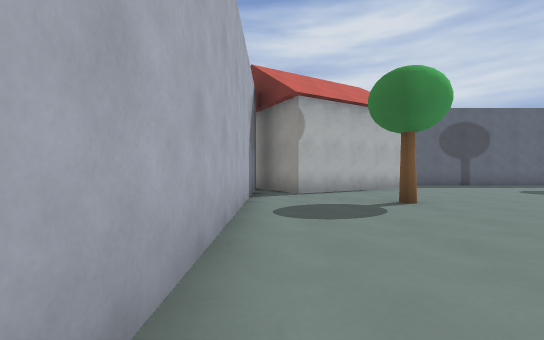
view 1 (above)

24 first-person views from a walk through a level from a Godot 3-D game. The camera is 1.2 m above the floor, looks level and sees 90° across. The floor is counted in squares, 2 m on a side. Each view is taken from the middle of a square. On the plan, view 1 faces up. The plan holds only what a view shows up to about 9 squares ahead; the rest is blank. The place goes on beyond the plan. Characters and animated objects are not drawn.

view 2
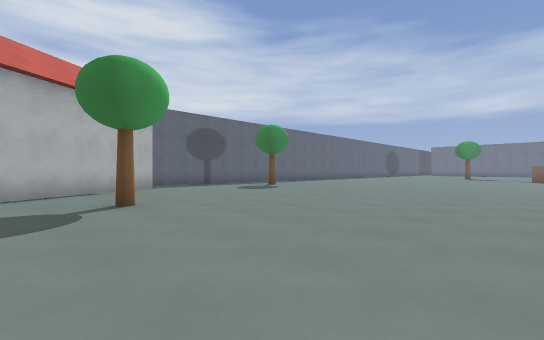

view 3
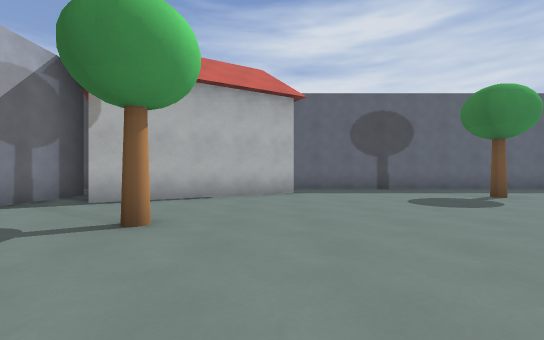

view 4
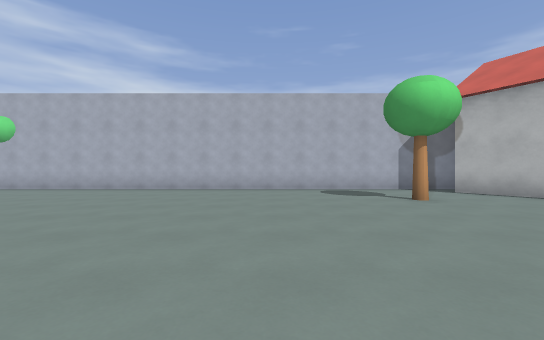

view 5
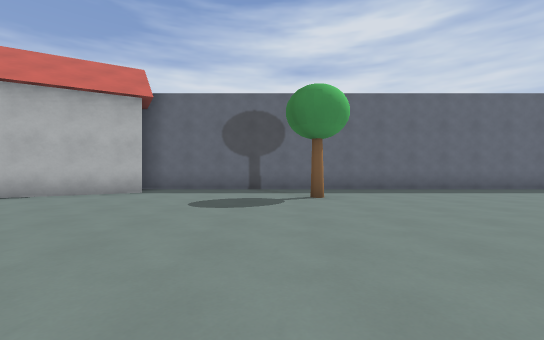

view 6
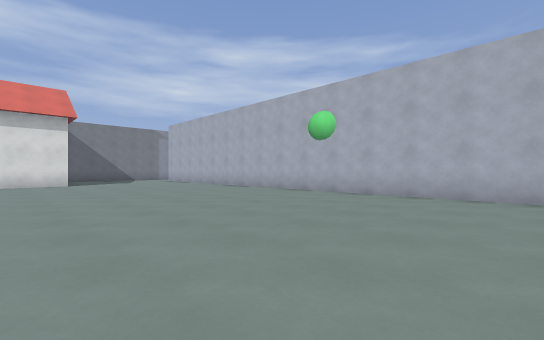

view 7
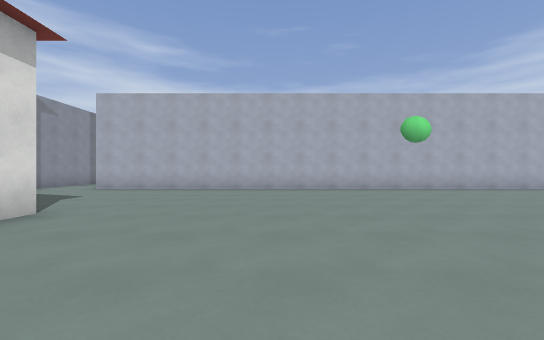

view 8
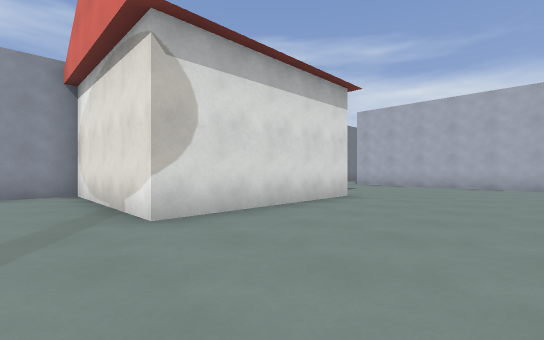

view 9
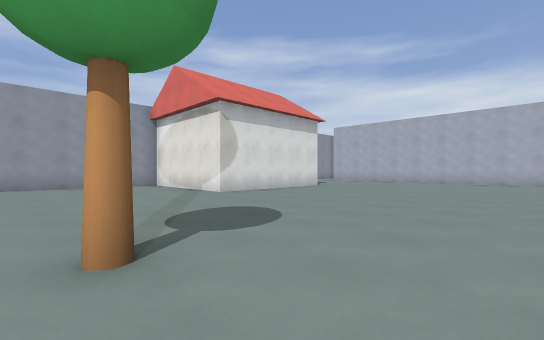

view 10
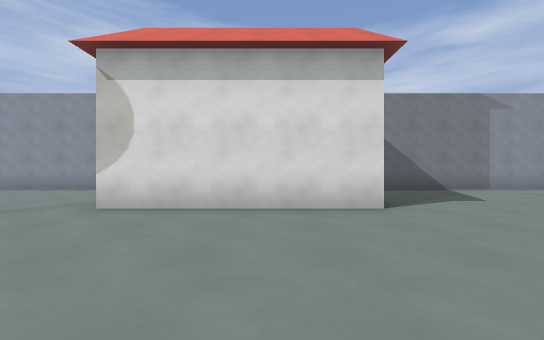

view 11
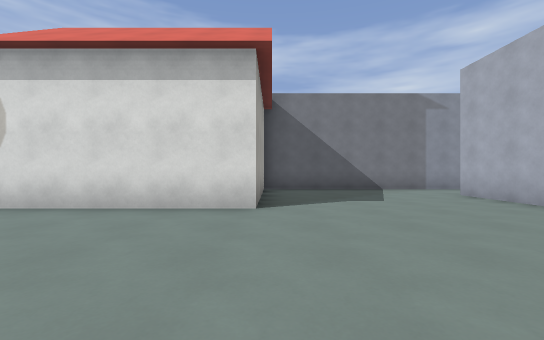

view 12
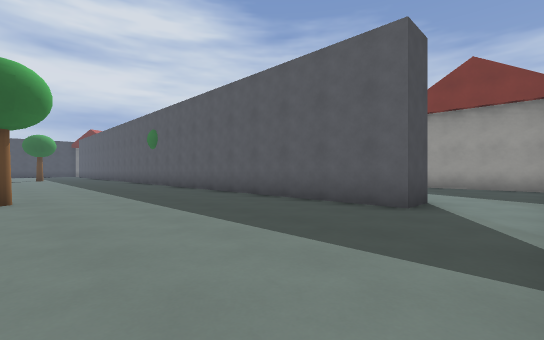

view 13
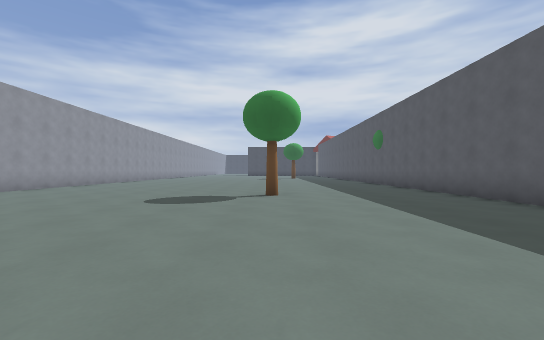

view 14
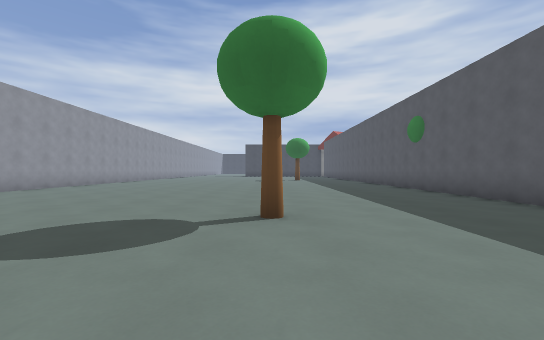

view 15
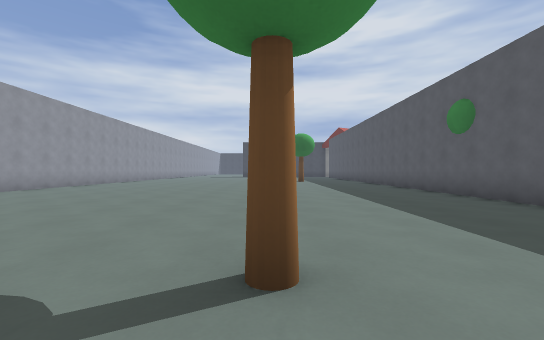

view 16
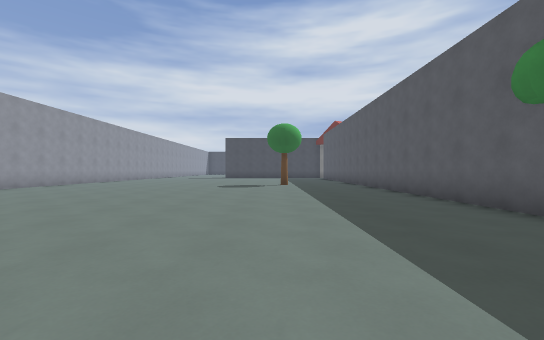

view 17
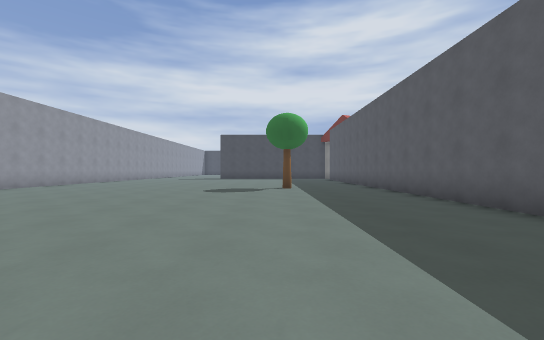

view 18
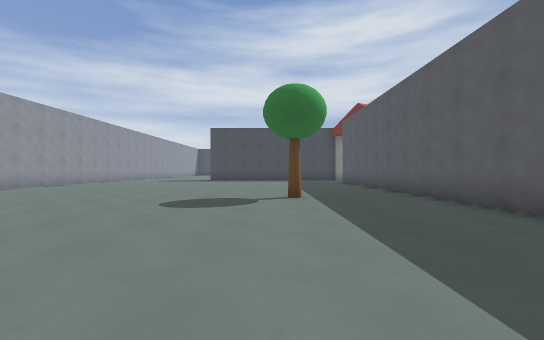

view 19
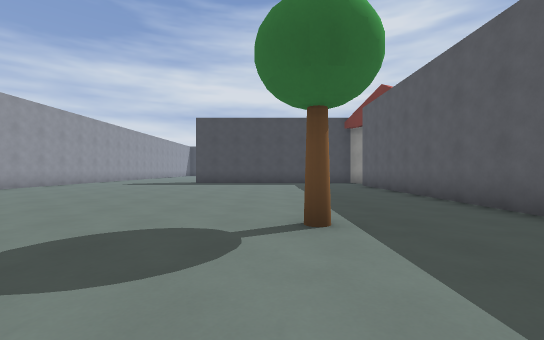

view 20
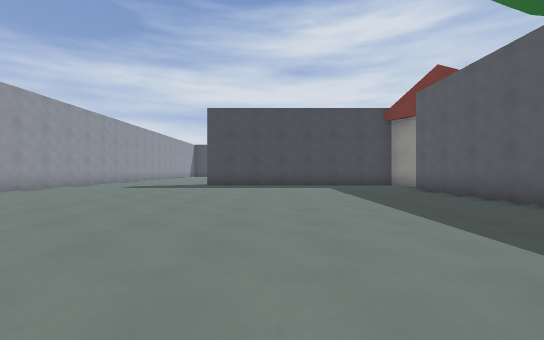

view 21
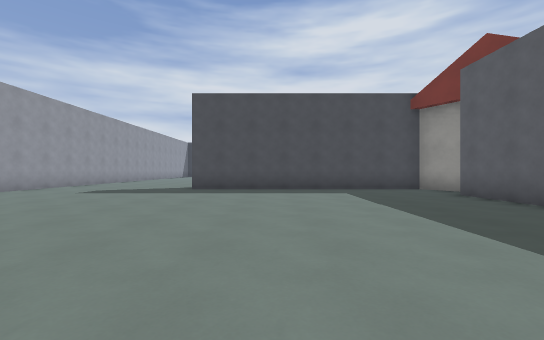

view 22
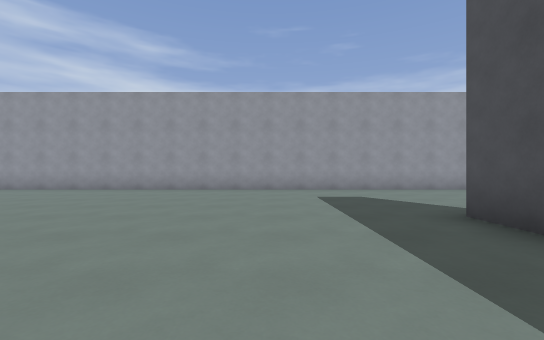

view 23
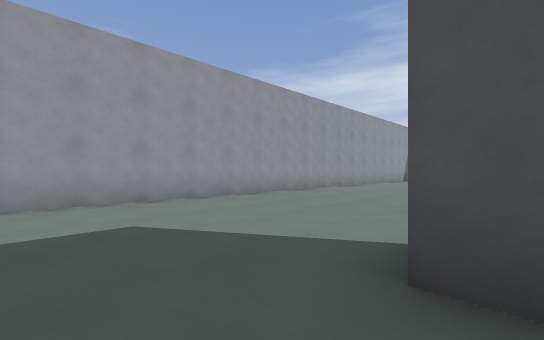

view 24
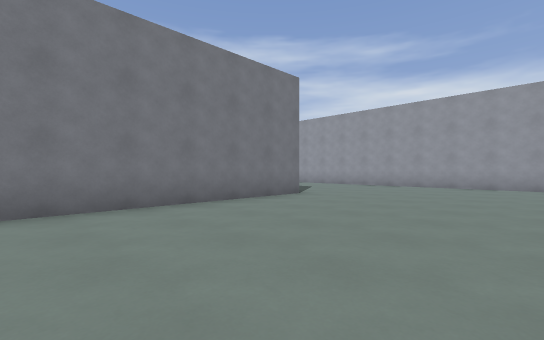

### Floor plan
Key: @ floor where view 1 was taken; # wall or solid block; . floor; T tree; O other object.
Columns run from 14 left of view 1 to 13 right of it. Each row starts with its distance up from view 1.
 16 #...........
 15 #...........
 14 #...........
 13 #...........
 12 #...........
 11 #.....#######O   O##########
 10 #............O OOOO.........
  9 #.............OOOOO.........
  8 #............#OOO......T....
  7 #............#.O............
  6 #............#.............
  5 #............#..T.........
  4 #............#...........
  3 #............#............
  2 #............#.............
  1 #........T...#..............
  0 #............#@.............
 -1 #............#......
 -2 #............#.......
 -3 # ...........#.......
 -4 #............#.......
 -5 #............#.......
 -6 #............T.......
 -7 #............T.......
 -8 #............#..............
 -9 #............#..............
-10 #............#............T.
-11 #............#..............
-12   ......T....#..............
-13    ..........#..............
-14     .........#..............
-15      ........#.....OOOO.....
-16       .......#.....OOOO.....
-17        ............O  O.....
-18         ...........O  O.....
-19            ########    #####

Where each view was taken, in squares from view 1:
view 1: 0 up, 0 right, facing up
view 2: 0 up, 1 right, facing up-right
view 3: 2 up, 4 right, facing up
view 4: 2 up, 8 right, facing left
view 5: 2 up, 8 right, facing up
view 6: 2 down, 6 right, facing down-left
view 7: 11 down, 8 right, facing left
view 8: 11 down, 10 right, facing down-left
view 9: 8 down, 13 right, facing down-left
view 10: 10 down, 6 right, facing down
view 11: 10 down, 4 right, facing down
view 12: 18 down, 6 left, facing up-right
view 13: 18 down, 6 left, facing up
view 14: 15 down, 6 left, facing up
view 15: 13 down, 6 left, facing up
view 16: 10 down, 5 left, facing up
view 17: 8 down, 5 left, facing up
view 18: 5 down, 5 left, facing up
view 19: 2 down, 5 left, facing up
view 20: 0 up, 6 left, facing up
view 21: 2 up, 6 left, facing up
view 22: 8 up, 5 left, facing left
view 23: 9 up, 8 left, facing up-left
view 24: 16 up, 3 left, facing down-left
